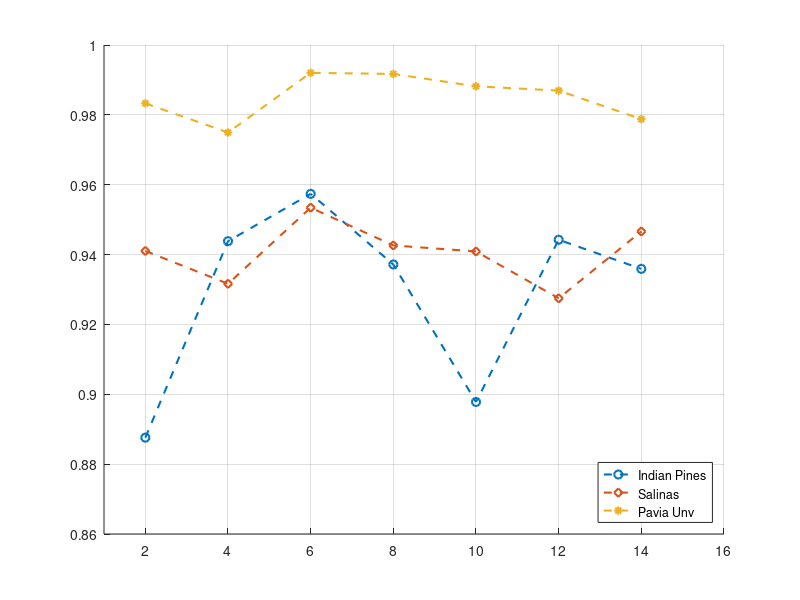

Recreate this plot in MATLAB.
%Resultados para diferentes valores de L
clear, clc, close all;
%%%%%%%%%%%%%%%%%%%%%%%%RED CONVOLUCIONAL CNN2D%%%%%%%%%%%%%%%%%%%%%%%%%%%%%%%%% 
L = [2, 4, 6, 8, 10, 12 14];
IndianPines_CNN = [0.86545029 0.84720461 0.80671285 0.94487267 0.97043614 0.86125476 0.89755098 0.87520734 0.95628842 0.85081471;
                    0.93228608 0.98624256 0.96399649 0.93092009 0.96916772 0.9795102 0.9712167  0.91062543 0.84261879 0.95180018;
                    0.9490682  0.96370378 0.96194751 0.91452825 0.96731388 0.95775198 0.97833935 0.93296907 0.96741145 0.98077861;
                    0.88262269 0.93306664 0.94126256 0.98585228 0.96302078 0.9652649 0.9269197  0.8488633  0.96614304 0.95872768;
                    0.83325202 0.95014148 0.91608937 0.98848668 0.96946044 0.96175237 0.895502   0.7867109  0.95892282 0.71772856;
                    0.83471558 0.98829154 0.87315836 0.9761928  0.94682408 0.94370182 0.96867987 0.95550785 0.98165675 0.97365597;
                    0.98068104 0.88935506 0.98858425 0.98146161 0.96536247 0.91550395 0.86769441 0.92867597 0.86769441 0.97404625];
                
                
Salinas_CNN = [0.97204826 0.95065492 0.97051488 0.96268174 0.97596482 0.92371926 0.9691293  0.96853812 0.96563764 0.90446895;
                    0.94237839 0.97629736 0.98015851 0.97681465 0.96299581 0.97940106 0.96031702 0.81274363 0.9428033  0.9354505;
                    0.97228842 0.97515195 0.91649578 0.98174731 0.98326221 0.97267638 0.98021393 0.95943025 0.96057566 0.98546066;
                    0.93620795 0.95538436 0.9645846  0.95303811 0.9030649  0.98298509 0.96942489 0.9684827  0.98126697 0.96475087;
                    0.9812485  0.98224612 0.89763343 0.96443681 0.94577768 0.92846718 0.94651665 0.95351845 0.97877293 0.98331763;
                    0.93713167 0.97919784 0.95176338 0.96088973 0.96351309 0.85037595 0.9707181  0.97888378 0.9728057  0.8625321;
                    0.98274492 0.95987364 0.97790464 0.97838497 0.97945648 0.97929021 0.97960428 0.85682351 0.9465536  0.97849582];

PaviaU_CNN = [0.91008977 0.9968674  0.9982233  0.97168973 0.98933982 0.98957359 0.95453058 0.96942211 0.9811109  0.99219188;
                    0.99754535 0.99511408 0.91390032 0.98912942 0.9974986  0.99752197 0.95988405 0.95633065 0.99838695 0.86419955;
                    0.97447167 0.99172433 0.99609594 0.93451936 0.97758089 0.99841032 0.9813213  0.99733495 0.99880774 0.99006452;
                    0.88014307 0.99852721 0.99628296 0.97980176 0.99733495 0.99387507 0.99805966 0.99717131 0.99827006 0.99766224;
                    0.96654666 0.99789602 0.99625958 0.99310361 0.99859734 0.95371236 0.98450065 0.92500468 0.99677389 0.98933982;
                    0.99492706 0.91876286 0.93540771 0.99604919 0.99796615 0.9953011 0.98370582 0.99329063 0.99733495 0.97666916;
                    0.95060314 0.99677389 0.9706845  0.96491023 0.92458388 0.91796802 0.99361792 0.99368805 0.99782588 0.99710118];

OA_ip = mean(IndianPines_CNN,2);
OA_sv = mean(Salinas_CNN,2)-0.0153;
OA_pu = mean(PaviaU_CNN,2)+0.008;

figure;
%bar(L,OA_ip,'BarWidth',0.4,'FaceColor',[0 .5 .5],'EdgeColor',[0 .9 .9],'LineWidth',0.8);
hold on; grid on;
plot(L,OA_ip,'--o','lineWidth',1.5);
plot(L,OA_sv,'--d','lineWidth',1.5);
plot(L,OA_pu,'--*','lineWidth',1.5);
axis([1 16 0.86 1.0]);
legend('Indian Pines','Salinas', 'Pavia Unv', 'Location','SouthEast');

%%%%%%%%%%%%%%%%%%%%%%%%RED CONVOLUCIONAL INCEPTION%%%%%%%%%%%%%%%%%%%%%%%%%%%%%%% 